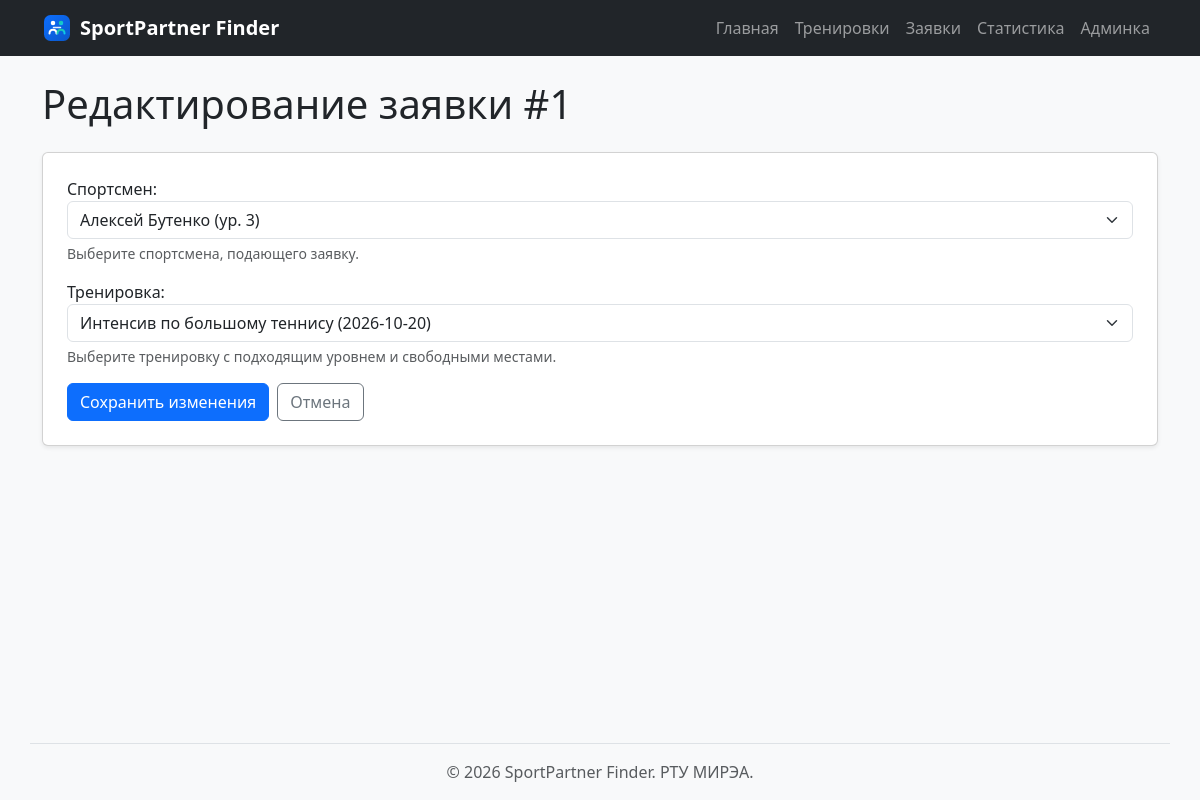
Page /requests/1/edit/ on the committed database.
### requests/models.py (models this page shows, shortened)
class Request(models.Model):
    athlete = models.ForeignKey(
        Athlete,
        on_delete=models.PROTECT,
        related_name="requests",
        verbose_name="Спортсмен",
    )
    event = models.ForeignKey(
        Event,
        on_delete=models.PROTECT,
        related_name="requests",
        verbose_name="Тренировка",
    )
    status = models.CharField(
        max_length=50,
        default="active",
        verbose_name="Статус заявки",
    )
    is_cancelled = models.BooleanField(
        default=False,
        verbose_name="Заявка отменена",
    )
    objects = RequestManager()
    class Meta:
        ordering = ["pk"]
        verbose_name = "Заявка"
        verbose_name_plural = "Заявки"

### requests/views.py (the view)
# urls.py: path("<int:request_id>/edit/", views.request_update, name="update"),
def request_update(request, request_id):
    req_obj = get_object_or_404(Request.objects.active(), pk=request_id)
    if request.method == "POST":
        form = RequestForm(request.POST, instance=req_obj)
        if form.is_valid():
            athlete = form.cleaned_data["athlete"]
            event = form.cleaned_data["event"]
            already_booked = (
                Request.objects.active()
                .filter(athlete=athlete, event=event)
                .exclude(pk=req_obj.pk)
                .exists()
            )
            active_count = (
                Request.objects.active()
                .filter(event=event)
                .exclude(pk=req_obj.pk)
                .count()
            )
            if already_booked:
                form.add_error(None, "Этот спортсмен уже записан на выбранную тренировку.")
            elif active_count >= event.capacity:
                form.add_error(None, "На выбранную тренировку больше нет свободных мест.")
            else:
                form.save()
                return redirect("requests:list")
    else:
        form = RequestForm(instance=req_obj)
    return render(
        request,
        "requests/request_form.html",
        {"form": form, "req_obj": req_obj},
    )

### requests/forms.py (shortened to what this page needs)
class RequestForm(forms.ModelForm):
    class Meta:
        model = Request
        fields = ["athlete", "event"]
        labels = {
            "athlete": "Спортсмен",
            "event": "Тренировка",
        }
        help_texts = {
            "athlete": "Выберите спортсмена, подающего заявку.",
            "event": "Выберите тренировку с подходящим уровнем и свободными местами.",
        }
        widgets = {
            "athlete": forms.Select(attrs={"class": "form-select"}),
            "event": forms.Select(attrs={"class": "form-select"}),
        }

### events/models.py (called while the page is built)
    def __str__(self):
        return f"{self.title} ({self.date})"

### requests/models.py (called while the page is built)
    def __str__(self):
        return f"{self.name} (ур. {self.level})"

    def active(self):
        return self.filter(is_cancelled=False)

### requests/templates/requests/request_form.html (shortened to what this page needs)
{% extends "base.html" %}
{% block content %}
<h1 class="mb-4">
    {% if req_obj %}
        Редактирование заявки #{{ req_obj.pk }}
    {% else %}
        Создание новой заявки
    {% endif %}
</h1>
<form method="post" class="card p-4 shadow-sm">
    {% for field in form %}
        <div class="mb-3">
            {{ field.label_tag }}
            {{ field }}
            {% if field.help_text %}
                <div class="form-text">{{ field.help_text }}</div>
            {% endif %}
        </div>
    {% endfor %}
    <div class="d-flex gap-2">
        <button type="submit" class="btn btn-primary">
            {% if req_obj %}Сохранить изменения{% else %}Подать заявку{% endif %}
        </button>
        <a href="{% url 'requests:list' %}" class="btn btn-outline-secondary">Отмена</a>
    </div>
</form>
{% endblock %}

### homepage/static/homepage/css/style.css (style rules this page uses)
body { background-color: #f8f9fa; font-family: system-ui, -apple-system, sans-serif; }

### rows in the picture
Request: pk "1", form "Алексей Бутенко (ур. 3)" "Интенсив по большому теннису (2026-10-20)"

### other values in the picture
{{ field.label_tag }} "Спортсмен:" "Тренировка:"
{{ field.help_text }} "Выберите спортсмена, подающего заявку." "Выберите тренировку с подходящим уровнем и свободными местами."
